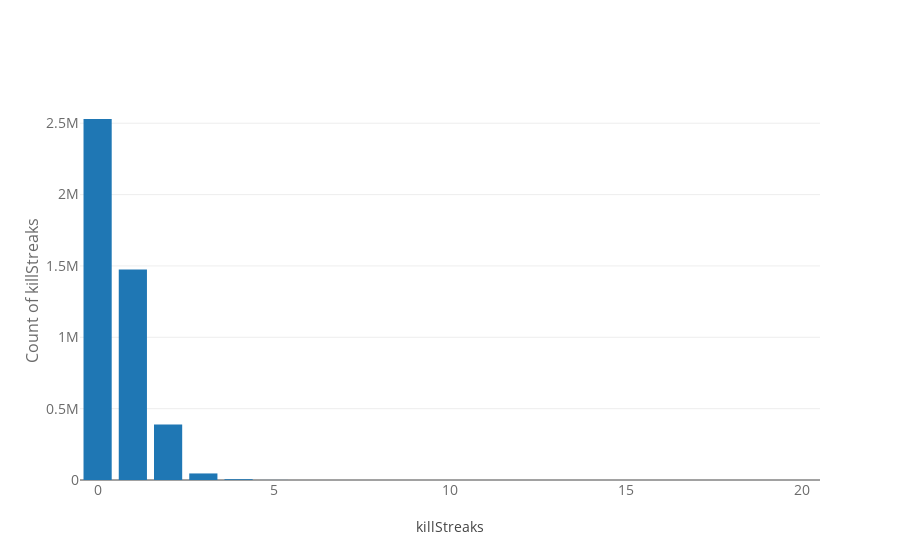

This figure's notebook cell:
### Markdown cell above
killStreaks : Max number of enemy players killed in a short amount of time.

### Code cell
temp = df_train['killStreaks'].value_counts().sort_values(ascending=False)

trace = go.Bar(
    x = temp.index,
    y = (temp)
)
data = [trace]
layout = go.Layout(
    title = "",
    xaxis=dict(
        title='killStreaks',
        tickfont=dict(
            size=14,
            color='rgb(107, 107, 107)'
        )
    ),
    yaxis=dict(
        title='Count of killStreaks',
        titlefont=dict(
            size=16,
            color='rgb(107, 107, 107)'
        ),
        tickfont=dict(
            size=14,
            color='rgb(107, 107, 107)'
        )
)
)
fig = go.Figure(data=data, layout=layout)
py.iplot(fig, filename='schoolStateNames')

### Figure 1 — Plotly figure (JSON) as saved in the notebook; plotly's stock layout.template omitted (floating-point values rounded to 4 significant figures)
{"data": [{"x": [0, 1, 2, 3, 4, 5, 6, 7, 8, 9, 10, 11, 12, 13, 14, 16, 18, 20], "y": [2529722, 1475558, 389346, 45958, 5711, 409, 126, 54, 32, 18, 9, 8, 5, 5, 2, 1, 1, 1], "type": "bar", "uid": "ed4cd85a-db95-11e8-a172-afa9c0d857b7"}], "layout": {"title": "", "xaxis": {"tickfont": {"color": "rgb(107, 107, 107)", "size": 14}, "title": "killStreaks"}, "yaxis": {"tickfont": {"color": "rgb(107, 107, 107)", "size": 14}, "title": "Count of killStreaks", "titlefont": {"color": "rgb(107, 107, 107)", "size": 16}}}}
